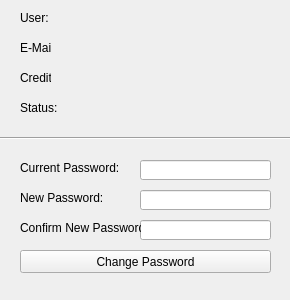
<?xml version="1.0" encoding="UTF-8"?>
<ui version="4.0">
 <class>MEX_MyAccount</class>
 <widget class="QWidget" name="MEX_MyAccount">
  <property name="geometry">
   <rect>
    <x>0</x>
    <y>0</y>
    <width>290</width>
    <height>300</height>
   </rect>
  </property>
  <property name="windowTitle">
   <string>MEX - My Account</string>
  </property>
  <widget class="QLineEdit" name="edtNewPassword">
   <property name="geometry">
    <rect>
     <x>140</x>
     <y>190</y>
     <width>131</width>
     <height>20</height>
    </rect>
   </property>
   <property name="echoMode">
    <enum>QLineEdit::Password</enum>
   </property>
  </widget>
  <widget class="QLineEdit" name="edtCurrentPassword">
   <property name="geometry">
    <rect>
     <x>140</x>
     <y>160</y>
     <width>131</width>
     <height>20</height>
    </rect>
   </property>
   <property name="echoMode">
    <enum>QLineEdit::Password</enum>
   </property>
  </widget>
  <widget class="QLabel" name="lblCredit">
   <property name="geometry">
    <rect>
     <x>20</x>
     <y>70</y>
     <width>31</width>
     <height>16</height>
    </rect>
   </property>
   <property name="text">
    <string>Credit:</string>
   </property>
  </widget>
  <widget class="QLabel" name="lblStatus">
   <property name="geometry">
    <rect>
     <x>20</x>
     <y>100</y>
     <width>41</width>
     <height>16</height>
    </rect>
   </property>
   <property name="text">
    <string>Status:</string>
   </property>
  </widget>
  <widget class="QLineEdit" name="edtNewPassword_2">
   <property name="geometry">
    <rect>
     <x>140</x>
     <y>220</y>
     <width>131</width>
     <height>20</height>
    </rect>
   </property>
   <property name="sizePolicy">
    <sizepolicy hsizetype="Fixed" vsizetype="Fixed">
     <horstretch>0</horstretch>
     <verstretch>0</verstretch>
    </sizepolicy>
   </property>
   <property name="echoMode">
    <enum>QLineEdit::Password</enum>
   </property>
  </widget>
  <widget class="QLabel" name="lblUser">
   <property name="geometry">
    <rect>
     <x>20</x>
     <y>10</y>
     <width>31</width>
     <height>16</height>
    </rect>
   </property>
   <property name="text">
    <string>User:</string>
   </property>
  </widget>
  <widget class="QLabel" name="lblNewPassword_2">
   <property name="geometry">
    <rect>
     <x>20</x>
     <y>220</y>
     <width>121</width>
     <height>16</height>
    </rect>
   </property>
   <property name="text">
    <string>Confirm New Password:</string>
   </property>
  </widget>
  <widget class="QLabel" name="lblUsertypeOutput">
   <property name="geometry">
    <rect>
     <x>60</x>
     <y>100</y>
     <width>211</width>
     <height>16</height>
    </rect>
   </property>
   <property name="text">
    <string/>
   </property>
  </widget>
  <widget class="QLabel" name="lblMail">
   <property name="geometry">
    <rect>
     <x>20</x>
     <y>40</y>
     <width>31</width>
     <height>16</height>
    </rect>
   </property>
   <property name="text">
    <string>E-Mail:</string>
   </property>
  </widget>
  <widget class="QLabel" name="lblInfoOutput">
   <property name="geometry">
    <rect>
     <x>20</x>
     <y>280</y>
     <width>251</width>
     <height>16</height>
    </rect>
   </property>
   <property name="text">
    <string/>
   </property>
  </widget>
  <widget class="QLabel" name="lblCurrentPassword">
   <property name="geometry">
    <rect>
     <x>20</x>
     <y>160</y>
     <width>101</width>
     <height>16</height>
    </rect>
   </property>
   <property name="text">
    <string>Current Password:</string>
   </property>
  </widget>
  <widget class="QPushButton" name="btnChangePW">
   <property name="geometry">
    <rect>
     <x>20</x>
     <y>250</y>
     <width>251</width>
     <height>23</height>
    </rect>
   </property>
   <property name="text">
    <string>Change Password</string>
   </property>
  </widget>
  <widget class="QLabel" name="lblCreditOutput">
   <property name="geometry">
    <rect>
     <x>60</x>
     <y>70</y>
     <width>211</width>
     <height>16</height>
    </rect>
   </property>
   <property name="text">
    <string/>
   </property>
  </widget>
  <widget class="QLabel" name="lblMailOutput">
   <property name="geometry">
    <rect>
     <x>60</x>
     <y>40</y>
     <width>211</width>
     <height>16</height>
    </rect>
   </property>
   <property name="text">
    <string/>
   </property>
  </widget>
  <widget class="QLabel" name="lblUserOutput">
   <property name="geometry">
    <rect>
     <x>60</x>
     <y>10</y>
     <width>211</width>
     <height>16</height>
    </rect>
   </property>
   <property name="text">
    <string/>
   </property>
  </widget>
  <widget class="QLabel" name="lblNewPassword">
   <property name="geometry">
    <rect>
     <x>20</x>
     <y>190</y>
     <width>91</width>
     <height>16</height>
    </rect>
   </property>
   <property name="text">
    <string>New Password:</string>
   </property>
  </widget>
  <widget class="Line" name="line">
   <property name="geometry">
    <rect>
     <x>0</x>
     <y>130</y>
     <width>291</width>
     <height>16</height>
    </rect>
   </property>
   <property name="orientation">
    <enum>Qt::Horizontal</enum>
   </property>
  </widget>
 </widget>
 <tabstops>
  <tabstop>edtCurrentPassword</tabstop>
  <tabstop>edtNewPassword</tabstop>
  <tabstop>edtNewPassword_2</tabstop>
  <tabstop>btnChangePW</tabstop>
 </tabstops>
 <resources/>
 <connections/>
</ui>
